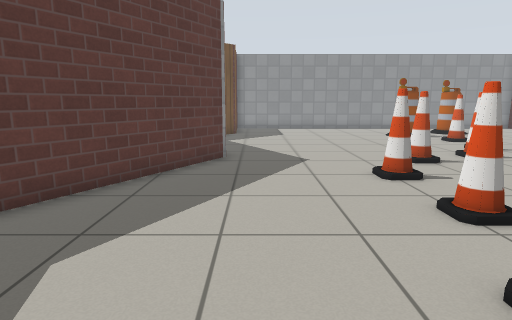
view 1 (above)

16 first-person views from a walk through a world built for the Gazebo simulator. The camera is 0.94 m above the floor, tilts 10° down and sees 75° across. The floor is counted in squares, 0.5 m on a side. Each view is taken from the middle of a square. On the plan, view 1 faces up. The plan holds only what a view shows up to about 17 squares ahead; the rest is blank. Gazebo's built-in surfaces are drawn with simple patterns.

view 2
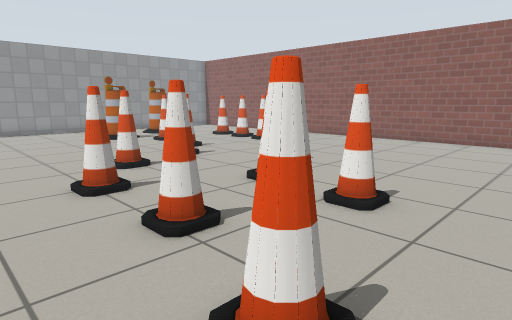

view 3
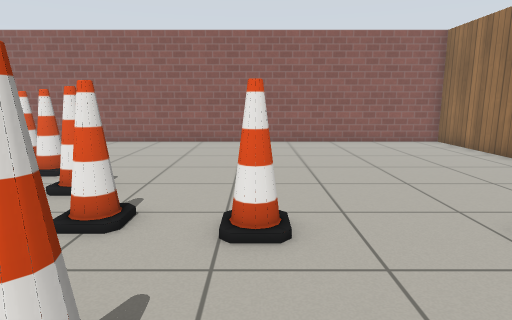

view 4
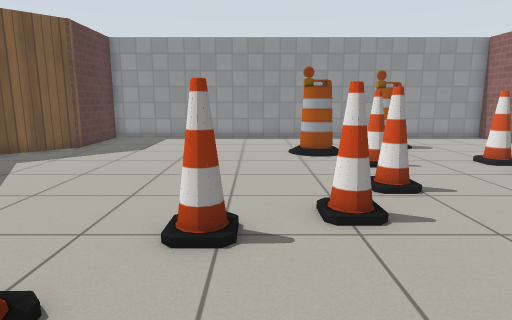

view 5
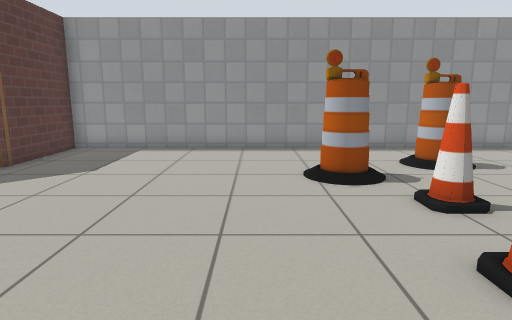

view 6
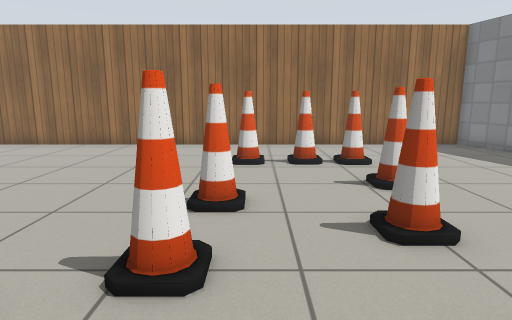

view 7
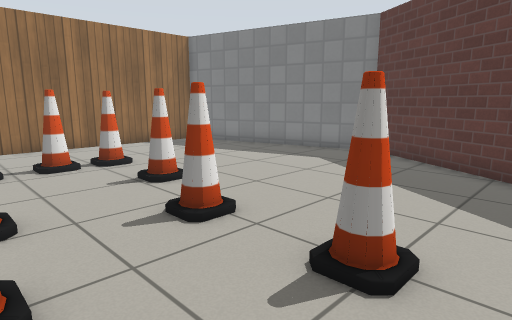

view 8
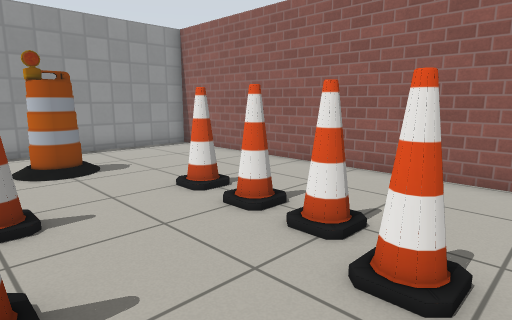

view 9
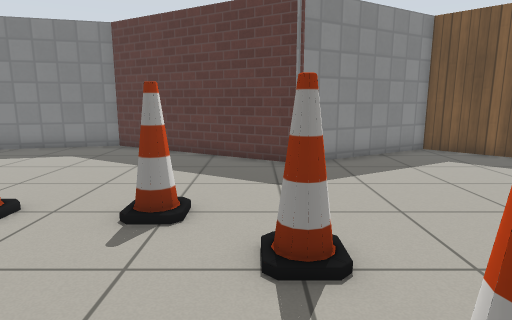

view 10
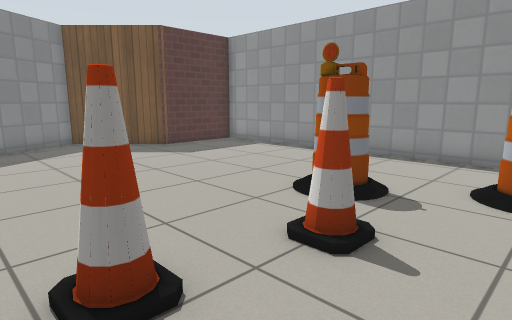

view 11
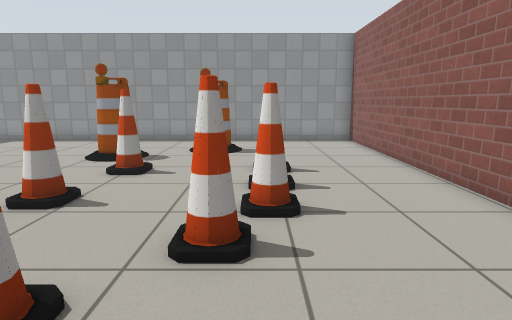

view 12
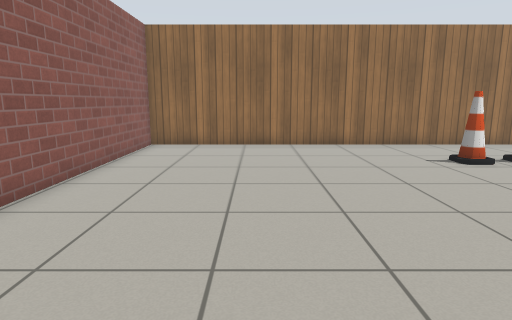

view 13
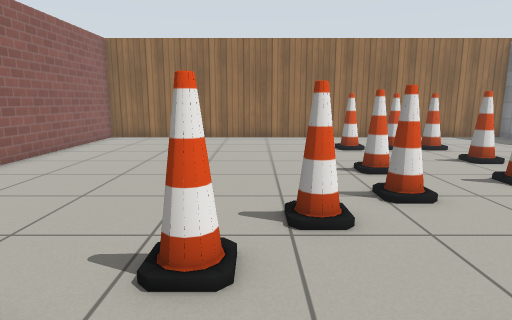

view 14
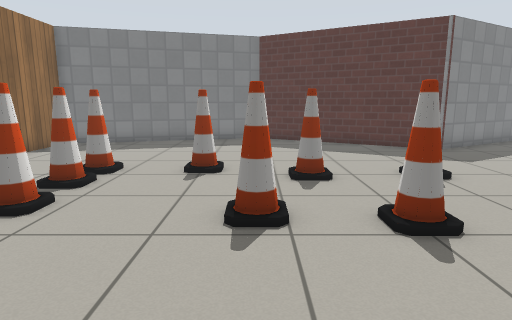

view 15
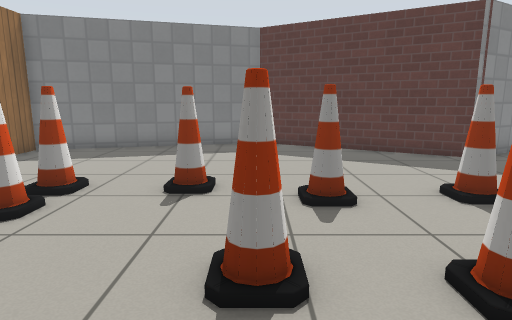

view 16
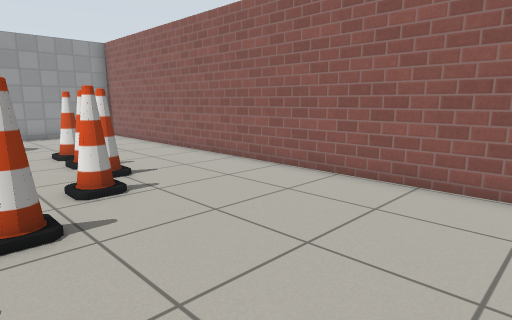

### Floor plan
Points are (right, up) in squares from view 1. A wall is a line through its corners. A room is listed if a view was taken in it or the views show most of it. See-through windows are left out.
Room 1 (views 1, 2, 3, 4, 5, 6, 7, 8, 9, 10, 11, 12, 13, 14, 15, 16)
walls: (-1.1, 11.3) (-5.2, 4.2) (-2.8, -4.5) (17.6, -4.5) (17.6, 23.4) (-1.3, 23.4) (-1.2, 19.6) (-4.1, 16.6) (-1.1, 11.3)
objects: cone (3, 0); cone (3, 3); cone (4, 5); cone (4, 8); cone (5, 0); cone (5, 11); cone (6, 0); cone (7, 4); cone (7, 6) to (7, 7); cone (8, 11); barrel (8, 18) to (9, 19); cone (9, 8); cone (9, 13); cone (10, 16); cone (11, 9) to (11, 10); barrel (11, 20) to (12, 20); cone (12, 11); cone (13, 13); cone (13, 14); cone (13, 16)

Where each view was taken, in squares from view 1:
view 1: 0 up, 0 right, facing up
view 2: 1 up, 1 right, facing up-right
view 3: 4 up, 2 right, facing right
view 4: 6 up, 6 right, facing up
view 5: 10 up, 6 right, facing up
view 6: 10 up, 6 right, facing down
view 7: 10 up, 7 right, facing down-left
view 8: 10 up, 9 right, facing up-right
view 9: 10 up, 9 right, facing left
view 10: 12 up, 12 right, facing up-left
view 11: 7 up, 13 right, facing up
view 12: 10 up, 13 right, facing down
view 13: 13 up, 10 right, facing down
view 14: 4 up, 12 right, facing left
view 15: 4 up, 10 right, facing left
view 16: 4 up, 10 right, facing up-right
